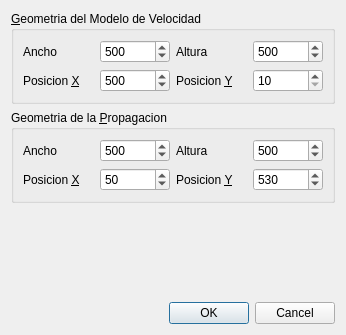
<ui version="4.0" >
 <class>GeoDialog</class>
 <widget class="QWidget" name="GeoDialog" >
  <property name="enabled" >
   <bool>true</bool>
  </property>
  <property name="geometry" >
   <rect>
    <x>0</x>
    <y>0</y>
    <width>346</width>
    <height>335</height>
   </rect>
  </property>
  <property name="sizePolicy" >
   <sizepolicy vsizetype="Fixed" hsizetype="Fixed" >
    <horstretch>0</horstretch>
    <verstretch>0</verstretch>
   </sizepolicy>
  </property>
  <property name="windowTitle" >
   <string>Geometria de Ventana</string>
  </property>
  <layout class="QVBoxLayout" name="verticalLayout" >
   <item>
    <widget class="QGroupBox" name="groupBox" >
     <property name="title" >
      <string>&amp;Geometria del Modelo de Velocidad</string>
     </property>
     <layout class="QGridLayout" name="gridLayout_2" >
      <item row="0" column="0" >
       <widget class="QLabel" name="label" >
        <property name="text" >
         <string>Ancho</string>
        </property>
       </widget>
      </item>
      <item row="0" column="1" >
       <widget class="QSpinBox" name="sbWidth" >
        <property name="minimum" >
         <number>10</number>
        </property>
        <property name="maximum" >
         <number>2048</number>
        </property>
        <property name="singleStep" >
         <number>100</number>
        </property>
        <property name="value" >
         <number>500</number>
        </property>
       </widget>
      </item>
      <item row="0" column="3" >
       <widget class="QLabel" name="label_2" >
        <property name="text" >
         <string>Altura</string>
        </property>
       </widget>
      </item>
      <item row="0" column="4" >
       <widget class="QSpinBox" name="sbHeight" >
        <property name="minimum" >
         <number>10</number>
        </property>
        <property name="maximum" >
         <number>2048</number>
        </property>
        <property name="singleStep" >
         <number>100</number>
        </property>
        <property name="value" >
         <number>500</number>
        </property>
       </widget>
      </item>
      <item row="2" column="0" >
       <widget class="QLabel" name="label_5" >
        <property name="text" >
         <string>Posicion &amp;X</string>
        </property>
        <property name="buddy" >
         <cstring>sbWidthOff2</cstring>
        </property>
       </widget>
      </item>
      <item row="2" column="1" >
       <widget class="QSpinBox" name="sbWidthOff2" >
        <property name="minimum" >
         <number>10</number>
        </property>
        <property name="maximum" >
         <number>2048</number>
        </property>
        <property name="singleStep" >
         <number>100</number>
        </property>
        <property name="value" >
         <number>500</number>
        </property>
       </widget>
      </item>
      <item row="2" column="3" >
       <widget class="QLabel" name="label_6" >
        <property name="text" >
         <string>Posicion &amp;Y</string>
        </property>
        <property name="buddy" >
         <cstring>sbHeightOff2</cstring>
        </property>
       </widget>
      </item>
      <item row="2" column="4" >
       <widget class="QSpinBox" name="sbHeightOff2" >
        <property name="minimum" >
         <number>10</number>
        </property>
        <property name="maximum" >
         <number>2048</number>
        </property>
        <property name="singleStep" >
         <number>100</number>
        </property>
        <property name="value" >
         <number>10</number>
        </property>
       </widget>
      </item>
     </layout>
    </widget>
   </item>
   <item>
    <widget class="QGroupBox" name="groupBox_2" >
     <property name="title" >
      <string>Geometria de la &amp;Propagacion</string>
     </property>
     <layout class="QGridLayout" name="gridLayout" >
      <item row="2" column="0" >
       <widget class="QLabel" name="label_4" >
        <property name="text" >
         <string>Ancho</string>
        </property>
       </widget>
      </item>
      <item row="2" column="1" >
       <widget class="QSpinBox" name="sbWidth_2" >
        <property name="minimum" >
         <number>10</number>
        </property>
        <property name="maximum" >
         <number>2048</number>
        </property>
        <property name="singleStep" >
         <number>100</number>
        </property>
        <property name="value" >
         <number>500</number>
        </property>
       </widget>
      </item>
      <item row="2" column="2" >
       <widget class="QLabel" name="label_3" >
        <property name="text" >
         <string>Altura</string>
        </property>
       </widget>
      </item>
      <item row="2" column="3" >
       <widget class="QSpinBox" name="sbHeight_2" >
        <property name="minimum" >
         <number>10</number>
        </property>
        <property name="maximum" >
         <number>2048</number>
        </property>
        <property name="singleStep" >
         <number>100</number>
        </property>
        <property name="value" >
         <number>500</number>
        </property>
       </widget>
      </item>
      <item row="5" column="0" >
       <widget class="QLabel" name="label_7" >
        <property name="text" >
         <string>Posicion &amp;X</string>
        </property>
        <property name="buddy" >
         <cstring>sbWidthOff1</cstring>
        </property>
       </widget>
      </item>
      <item row="5" column="1" >
       <widget class="QSpinBox" name="sbWidthOff1" >
        <property name="minimum" >
         <number>10</number>
        </property>
        <property name="maximum" >
         <number>2048</number>
        </property>
        <property name="singleStep" >
         <number>100</number>
        </property>
        <property name="value" >
         <number>50</number>
        </property>
       </widget>
      </item>
      <item row="5" column="3" >
       <widget class="QSpinBox" name="sbHeightOff1" >
        <property name="minimum" >
         <number>10</number>
        </property>
        <property name="maximum" >
         <number>2048</number>
        </property>
        <property name="singleStep" >
         <number>100</number>
        </property>
        <property name="value" >
         <number>530</number>
        </property>
       </widget>
      </item>
      <item row="5" column="2" >
       <widget class="QLabel" name="label_8" >
        <property name="text" >
         <string>Posicion &amp;Y</string>
        </property>
        <property name="buddy" >
         <cstring>sbHeightOff1</cstring>
        </property>
       </widget>
      </item>
     </layout>
    </widget>
   </item>
   <item>
    <spacer name="verticalSpacer" >
     <property name="orientation" >
      <enum>Qt::Vertical</enum>
     </property>
     <property name="sizeHint" stdset="0" >
      <size>
       <width>20</width>
       <height>40</height>
      </size>
     </property>
    </spacer>
   </item>
   <item>
    <widget class="QDialogButtonBox" name="buttonBox" >
     <property name="standardButtons" >
      <set>QDialogButtonBox::Cancel|QDialogButtonBox::Ok</set>
     </property>
    </widget>
   </item>
  </layout>
 </widget>
 <resources/>
 <connections/>
</ui>
